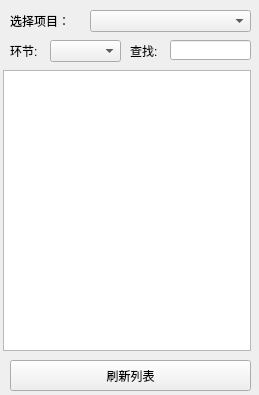
<ui version="4.0" >
 <class>edo_openShotFileUI</class>
 <widget class="QWidget" name="edo_openShotFileUI" >
  <property name="geometry" >
   <rect>
    <x>0</x>
    <y>0</y>
    <width>259</width>
    <height>395</height>
   </rect>
  </property>
  <property name="windowTitle" >
   <string>edo_openShotFileUI</string>
  </property>
  <widget class="QLabel" name="edo_openShotFileUI_TX01" >
   <property name="geometry" >
    <rect>
     <x>10</x>
     <y>10</y>
     <width>81</width>
     <height>21</height>
    </rect>
   </property>
   <property name="styleSheet" >
    <string notr="true" >font: 12pt "微软雅黑";</string>
   </property>
   <property name="text" >
    <string>选择项目：</string>
   </property>
  </widget>
  <widget class="QComboBox" name="edo_openShotFileUI_CBB01" >
   <property name="geometry" >
    <rect>
     <x>90</x>
     <y>10</y>
     <width>161</width>
     <height>22</height>
    </rect>
   </property>
  </widget>
  <widget class="QPushButton" name="edo_openShotFileUI_BT01" >
   <property name="geometry" >
    <rect>
     <x>10</x>
     <y>360</y>
     <width>241</width>
     <height>31</height>
    </rect>
   </property>
   <property name="styleSheet" >
    <string notr="true" >font: 12pt "华文彩云";</string>
   </property>
   <property name="text" >
    <string>刷新列表</string>
   </property>
  </widget>
  <widget class="QLabel" name="edo_openShotFileUI_TX03" >
   <property name="geometry" >
    <rect>
     <x>130</x>
     <y>40</y>
     <width>41</width>
     <height>21</height>
    </rect>
   </property>
   <property name="styleSheet" >
    <string notr="true" >font: 12pt "微软雅黑";</string>
   </property>
   <property name="text" >
    <string>查找:</string>
   </property>
  </widget>
  <widget class="QLineEdit" name="edo_openShotFileUI_LE01" >
   <property name="geometry" >
    <rect>
     <x>170</x>
     <y>40</y>
     <width>81</width>
     <height>20</height>
    </rect>
   </property>
  </widget>
  <widget class="QLabel" name="edo_openShotFileUI_TX02" >
   <property name="geometry" >
    <rect>
     <x>10</x>
     <y>40</y>
     <width>51</width>
     <height>21</height>
    </rect>
   </property>
   <property name="styleSheet" >
    <string notr="true" >font: 12pt "微软雅黑";</string>
   </property>
   <property name="text" >
    <string>环节:</string>
   </property>
  </widget>
  <widget class="QComboBox" name="edo_openShotFileUI_CBB02" >
   <property name="geometry" >
    <rect>
     <x>50</x>
     <y>40</y>
     <width>71</width>
     <height>22</height>
    </rect>
   </property>
  </widget>
  <widget class="QListWidget" name="edo_openShotFileUI_LW01" >
   <property name="geometry" >
    <rect>
     <x>3</x>
     <y>70</y>
     <width>248</width>
     <height>281</height>
    </rect>
   </property>
  </widget>
 </widget>
 <resources/>
 <connections/>
</ui>
